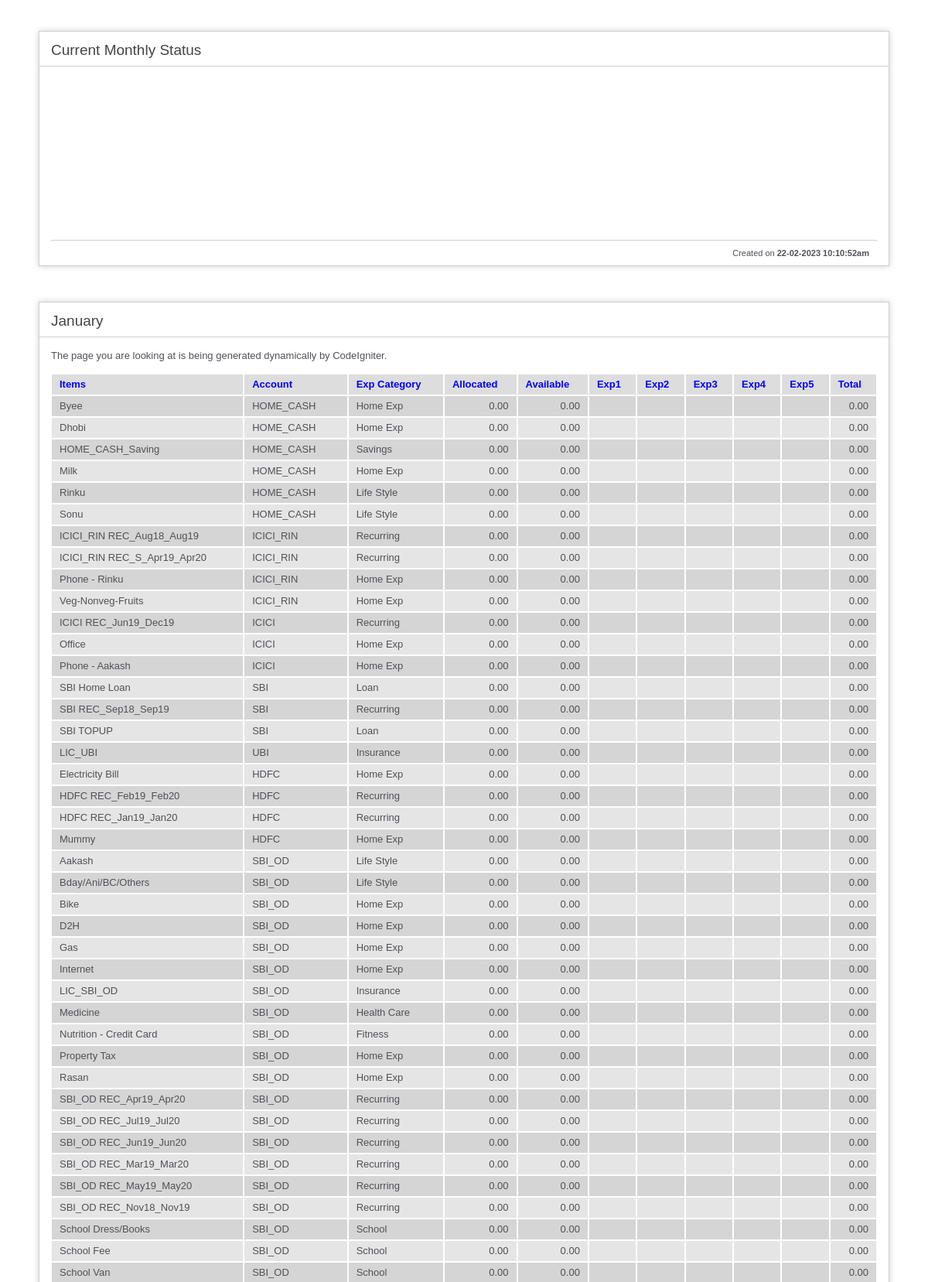
Page /expenditure/index.php/welcome (signed in, upper part) on the committed database.
### tables this page shows
CREATE TABLE IF NOT EXISTS `ec_items` (
  `ID` int(11) NOT NULL AUTO_INCREMENT,
  `EXP_ITEM_NAME` varchar(255) DEFAULT NULL,
  `EXP_ITEM_CAT_ID` int(11) NOT NULL,
  `EXP_ACCOUNT_ID` int(11) NOT NULL,
  `DEFAULT_DEPO_AMT` float(10,2) NOT NULL,
  `ACTIVE` varchar(1) NOT NULL DEFAULT 'Y',
  `EXPIRED` enum('N','Y') NOT NULL DEFAULT 'N',
  `FIXED_PAYEE` enum('N','Y') NOT NULL,
  `PAY_DAY` tinyint(2) NOT NULL,
  `USER_ID` int(11) NOT NULL,
  PRIMARY KEY (`ID`)
);

CREATE TABLE IF NOT EXISTS `ec_accounts` (
  `ID` int(11) NOT NULL AUTO_INCREMENT,
  `EXP_ACCOUNT` varchar(255) DEFAULT NULL,
  `PRIMARY_BAL` float(10,2) NOT NULL,
  `CURRENT_BAL` float(10,2) NOT NULL,
  `COLOR_CODE_ID` tinyint(4) NOT NULL,
  `LAST_UPDATED` datetime NOT NULL,
  `USER_ID` int(11) NOT NULL,
  PRIMARY KEY (`ID`)
);

CREATE TABLE IF NOT EXISTS `ec_items_cat` (
  `ID` int(11) NOT NULL AUTO_INCREMENT,
  `EXP_ITEM_CAT` varchar(255) DEFAULT NULL,
  `USER_ID` int(11) NOT NULL,
  PRIMARY KEY (`ID`)
);

### expenditure/application/controllers/welcome.php (called while the page is built, shortened)
<?php if ( ! defined('BASEPATH')) exit('No direct script access allowed');
class Welcome extends CI_Controller {
	public function __construct() {
		$this->load->library('db');
    }
	public function index()
	{
		$this->load->model('sqlmodel', 'sqlModel');
		$data['allMonthsData'] = $this->sqlModel->allMonthsData();
		$data['monthlyData'] = $this->sqlModel->getMonthlyData(date('m'), date('Y'));
		$data['dashboardData'] = $this->sqlModel->getDashboardData();
		$this->load->view('welcome_message', $data, false);
	}
}

### expenditure/index.php (called while the page is built, shortened)
<?php
require_once BASEPATH.'core/CodeIgniter.php';

### expenditure/application/libraries/db.php (called while the page is built, shortened)
<?php
class DB {
	protected $connection;
	private $databaseName;
	private $host_name;
	private $db_user;
	private $db_pass;
	function __construct()
	{
 		$this->databaseName = DB_NAME;
 		$this->host_name = DB_HOST;
 		$this->db_user = DB_USER;
 		$this->db_pass = DB_PASS;
	}
	function db_connect($what,$mssql_db="")
	{
		if($what == "mysql")
		{
			$this->connection = mysqli_connect($this->host_name,$this->db_user,$this->db_pass) or die("Sorry!! Mysql connection couldn't established.");
		}
		else
		{
			die('NO any database selected');
		}
	}
	function useDB ($dbname="")
	{
		if($dbname != "")
		{
			$this->databaseName = $dbname;
		}
	}
	function createDB($dbname="")
	{
		if($dbname != "")
		{
			$this->databaseName = $dbname;
		}
		mysqli_select_db($this->connection,$this->databaseName) or die("Sorry!! Database couldn't connected.");
	}
	function get_sql_exec($sql_query) {
		$result = mysqli_query($this->connection,$sql_query) or die("Sorry!! Following Query couldn't executed.\n" . $sql_query . "<br>" . mysqli_error() . "<br><br>Calling From :: " . $this->traceFunction());
		return $result;
	}
	function get_db_num_rows($pointer)
	{
		return mysqli_num_rows($pointer);
	}
	function get_db_fetch_array($pointer)
	{
	    return mysqli_fetch_array($pointer, MYSQLI_ASSOC);
  	}
	function get_multiple_tables_records($sql)
	{
		if (!$pointer = $this->get_sql_exec($sql))
		{
			return false;
	    }
		if($this->get_db_num_rows($pointer) > 0 )
		{
			$recordset_array = array();
			$serial_no = 1;
			while($row = $this->get_db_fetch_array($pointer))
			{
				$sl_arr = array('sl_no' => $serial_no);
				$new_arr = array_merge($row, $sl_arr);
				$recordset_array[] = $new_arr;
				$serial_no = $serial_no + 1;
			}
			return $recordset_array;
		}
		else
		{
			return false;
		}
	}
}
?>

### expenditure/application/models/sqlmodel.php (called while the page is built, shortened)
<?php
class sqlmodel extends CI_Model
{
	function getMonthlyData($month='',$year='')
	{
		$orderby = 'a.ID,i.EXP_ITEM_NAME ASC';
		if(isset($_SESSION['monthlySortBy']))
		{
			switch ($_SESSION['monthlySortBy']) {
			case 'default':
				$orderby = 'a.ID,i.EXP_ITEM_NAME ASC';
				break;
			}
		}
		$sql = "SELECT i.ID,i.EXP_ITEM_NAME, i.PAY_DAY, ic.ID as item_cat_id, ic.EXP_ITEM_CAT,a.ID as acct_id, a.EXP_ACCOUNT,c.BG_COLOR,c.FONT_COLOR
		FROM ec_items AS i, ec_items_cat AS ic,ec_accounts AS a, ec_color_code AS c
		WHERE i.EXP_ITEM_CAT_ID = ic.ID
		AND i.EXP_ACCOUNT_ID = a.ID
		AND c.ID = a.COLOR_CODE_ID
		AND i.ACTIVE = 'Y'
		AND i.EXPIRED = 'N'
		AND c.USER_ID = " . $_SESSION['curr_user_id'] . "
		AND i.USER_ID = " . $_SESSION['curr_user_id'] . "
		AND ic.USER_ID = " . $_SESSION['curr_user_id'] . "
		AND a.USER_ID = " . $_SESSION['curr_user_id'] . "
		ORDER BY " . $orderby;
		$result = $this->db->get_multiple_tables_records($sql);
		$monthlyDataArr = array();
		foreach($result as $rec)
		{
			$chkExpStr = "SELECT ID,EXP_ITEM_ID, EXP_AMT, EXP_SLOT, EXP_DATE
			FROM ec_expenditure
			WHERE EXP_ITEM_ID = " . $rec['ID'] . "
			AND month(EXP_DATE) = " . $month . "
			AND year(EXP_DATE) = " . $year . "
			AND USER_ID = " . $_SESSION['curr_user_id'] . "
			ORDER BY EXP_SLOT ASC";
			$chkExpResult = $this->db->get_multiple_tables_records($chkExpStr);
			$t_exp = 0;
			$chkDepoStr = "SELECT ID, DEPO_AMT AS t_depo
			FROM ec_deposit
			WHERE DEPO_ITEM_ID = " . $rec['ID'] . "
			AND month(DEPO_DATE) = " . $month . "
			AND year(DEPO_DATE) = " . $year . "
			AND USER_ID = " . $_SESSION['curr_user_id'];
			$chkDepoResult = $this->db->get_one_record($chkDepoStr);
			$monthlyDataArr[] = array('item_mon_year' => $month . '-' . $year, 'item_id' => $rec['ID'],'item_name' => $rec['EXP_ITEM_NAME'], 'item_cat_id' => $rec['item_cat_id'],'item_cat' => $rec['EXP_ITEM_CAT'],'pay_day' => $rec['PAY_DAY'],'last_updated' => $chkExpResult[0]['EXP_DATE'],'acct_id' => $rec['acct_id'],'acct_name' => $rec['EXP_ACCOUNT'],'exp_arr' => $chkExpResult,'depo_amt' => $chkDepoResult['t_depo'],'allocation_id' => $chkDepoResult['ID'], 'available_amt' => ($chkDepoResult['t_depo'] - $t_exp), 'total_exp' => $t_exp, 'bg_color' => $rec['BG_COLOR'], 'font_color' => $rec['FONT_COLOR'] );
		}
		return $monthlyDataArr;
	}
}
?>

### expenditure/application/views/welcome_message.php (the view, shortened to what this page needs)
<!DOCTYPE html>
<html lang="en">
<head>
</head>
<body>
<div id="container">
	<h1>Current Monthly Status</h1>
	<div id="body">
		<div id="scrolly">
		</div>
	<p class="footer">Created on <strong><?=date("d-m-Y") . ' ' . date("h:i:sa")?></strong></p>
	</div>
</div>
<p>&nbsp;</p>
<div id="container">
	<h1>January</h1>
	<div id="body">
		<p>The page you are looking at is being generated dynamically by CodeIgniter.</p>
		<div class="rTable">
			<div class="rTableRow rTableHeading">
				<div class="rTableHead">Items</div>
				<div class="rTableHead">Account</div>
				<div class="rTableHead">Exp Category</div>
				<div class="rTableHead">Allocated</div>
				<div class="rTableHead">Available</div>
				<div class="rTableHead">Exp1</div>
				<div class="rTableHead">Exp2</div>
				<div class="rTableHead">Exp3</div>
				<div class="rTableHead">Exp4</div>
				<div class="rTableHead">Exp5</div>
				<div class="rTableHead">Total</div>
			</div>
			<?php
			$m = 0;
			foreach ($monthlyData as $mData)
			{
				if ($m % 2 == 0) {
					$rowbgcss = 'even';
				}
				else
				{
					$rowbgcss = 'odd';
				}
				?>
				<div class="rTableRow <?=$rowbgcss?>">
					<div class="rTableCell"><?=$mData['item_name']?></div>
					<div class="rTableCell"><?=$mData['acct_name']?></div>
					<div class="rTableCell"><?=$mData['item_cat']?></div>
					<div class="rTableCell" align="right"><?=number_format($mData['depo_amt'],2)?></div>
					<div class="rTableCell" align="right"><?=number_format($mData['available_amt'],2)?></div>
					<?php
					for($i = 0; $i < 5; $i++)
					{
						print '<div class="rTableCell" align="right">';
						print '</div>';
					}
					?>
					<div class="rTableCell" align="right"><?=number_format($mData['total_exp'],2)?></div>
				</div>
				<?php
				$m++;
			}
			?>
		</div>
	</div>
</div>
</body>
</html>

### expenditure/application/views/welcome_message.php (style rules this page uses)
body { background-color: #fff; margin: 40px; font: 13px/20px normal Helvetica, Arial, sans-serif; color: #4F5155; }
h1 { color: #444; background-color: transparent; border-bottom: 1px solid #D0D0D0; font-size: 19px; font-weight: normal; margin: 0 0 14px 0; padding: 14px 15px 10px 15px; }
#body { margin: 0 15px 0 15px; }
p.footer { text-align: right; font-size: 11px; border-top: 1px solid #D0D0D0; line-height: 32px; padding: 0 10px 0 10px; margin: 20px 0 0 0; }
#container { margin: 10px; border: 1px solid #D0D0D0; -webkit-box-shadow: 0 0 8px #D0D0D0; }
.rTable { display: table; width: 100%; }
.rTableRow { display: table-row; }
.rTableHeading { display: table-header-group; background-color: #D3DCE3; color:#0000ff; }
.rTableCell, .rTableHead { display: table-cell; padding: 3px 10px; border: 1px solid #fff; }
.rTableHeading { display: table-header-group; background-color: #ddd; font-weight: bold; }
.odd { background: #e5e5e5 none repeat scroll 0 0; }
.even { background: #d5d5d5 none repeat scroll 0 0; }
#scrolly { width: 99%; height: 190px; overflow: auto; overflow-y: hidden; margin: 0 auto; white-space: nowrap }

### rows in the picture
ec_items: EXP_ITEM_NAME "Byee", ec_accounts.EXP_ACCOUNT "HOME_CASH", ec_items_cat.EXP_ITEM_CAT "Home Exp", depo_amt "0.00", available_amt "0.00", total_exp "0.00"
ec_items: EXP_ITEM_NAME "Dhobi", ec_accounts.EXP_ACCOUNT "HOME_CASH", ec_items_cat.EXP_ITEM_CAT "Home Exp", depo_amt "0.00", available_amt "0.00", total_exp "0.00"
ec_items: EXP_ITEM_NAME "HOME_CASH_Saving", ec_accounts.EXP_ACCOUNT "HOME_CASH", ec_items_cat.EXP_ITEM_CAT "Savings", depo_amt "0.00", available_amt "0.00", total_exp "0.00"
ec_items: EXP_ITEM_NAME "Milk", ec_accounts.EXP_ACCOUNT "HOME_CASH", ec_items_cat.EXP_ITEM_CAT "Home Exp", depo_amt "0.00", available_amt "0.00", total_exp "0.00"
ec_items: EXP_ITEM_NAME "Rinku", ec_accounts.EXP_ACCOUNT "HOME_CASH", ec_items_cat.EXP_ITEM_CAT "Life Style", depo_amt "0.00", available_amt "0.00", total_exp "0.00"
ec_items: EXP_ITEM_NAME "Sonu", ec_accounts.EXP_ACCOUNT "HOME_CASH", ec_items_cat.EXP_ITEM_CAT "Life Style", depo_amt "0.00", available_amt "0.00", total_exp "0.00"
ec_items: EXP_ITEM_NAME "ICICI_RIN REC_Aug18_Aug19", ec_accounts.EXP_ACCOUNT "ICICI_RIN", ec_items_cat.EXP_ITEM_CAT "Recurring", depo_amt "0.00", available_amt "0.00", total_exp "0.00"
ec_items: EXP_ITEM_NAME "ICICI_RIN REC_S_Apr19_Apr20", ec_accounts.EXP_ACCOUNT "ICICI_RIN", ec_items_cat.EXP_ITEM_CAT "Recurring", depo_amt "0.00", available_amt "0.00", total_exp "0.00"
ec_items: EXP_ITEM_NAME "Phone - Rinku", ec_accounts.EXP_ACCOUNT "ICICI_RIN", ec_items_cat.EXP_ITEM_CAT "Home Exp", depo_amt "0.00", available_amt "0.00", total_exp "0.00"
ec_items: EXP_ITEM_NAME "Veg-Nonveg-Fruits", ec_accounts.EXP_ACCOUNT "ICICI_RIN", ec_items_cat.EXP_ITEM_CAT "Home Exp", depo_amt "0.00", available_amt "0.00", total_exp "0.00"
ec_items: EXP_ITEM_NAME "ICICI REC_Jun19_Dec19", ec_accounts.EXP_ACCOUNT "ICICI", ec_items_cat.EXP_ITEM_CAT "Recurring", depo_amt "0.00", available_amt "0.00", total_exp "0.00"
ec_items: EXP_ITEM_NAME "Office", ec_accounts.EXP_ACCOUNT "ICICI", ec_items_cat.EXP_ITEM_CAT "Home Exp", depo_amt "0.00", PAY_DAY "0.00"
ec_items: EXP_ITEM_NAME "Phone - Aakash", ec_accounts.EXP_ACCOUNT "ICICI", ec_items_cat.EXP_ITEM_CAT "Home Exp", depo_amt "0.00", PAY_DAY "0.00"
ec_items: EXP_ITEM_NAME "SBI Home Loan", ec_accounts.EXP_ACCOUNT "SBI", ec_items_cat.EXP_ITEM_CAT "Loan", depo_amt "0.00", available_amt "0.00", total_exp "0.00"
ec_items: EXP_ITEM_NAME "SBI REC_Sep18_Sep19", ec_accounts.EXP_ACCOUNT "SBI", ec_items_cat.EXP_ITEM_CAT "Recurring", depo_amt "0.00", available_amt "0.00", total_exp "0.00"
ec_items: EXP_ITEM_NAME "SBI TOPUP", ec_accounts.EXP_ACCOUNT "SBI", ec_items_cat.EXP_ITEM_CAT "Loan", depo_amt "0.00", available_amt "0.00", total_exp "0.00"
ec_items: EXP_ITEM_NAME "LIC_UBI", ec_accounts.EXP_ACCOUNT "UBI", ec_items_cat.EXP_ITEM_CAT "Insurance", depo_amt "0.00", available_amt "0.00", total_exp "0.00"
ec_items: EXP_ITEM_NAME "Electricity Bill", ec_accounts.EXP_ACCOUNT "HDFC", ec_items_cat.EXP_ITEM_CAT "Home Exp", depo_amt "0.00", available_amt "0.00", total_exp "0.00"
ec_items: EXP_ITEM_NAME "HDFC REC_Feb19_Feb20", ec_accounts.EXP_ACCOUNT "HDFC", ec_items_cat.EXP_ITEM_CAT "Recurring", depo_amt "0.00", available_amt "0.00", total_exp "0.00"
ec_items: EXP_ITEM_NAME "HDFC REC_Jan19_Jan20", ec_accounts.EXP_ACCOUNT "HDFC", ec_items_cat.EXP_ITEM_CAT "Recurring", depo_amt "0.00", available_amt "0.00", total_exp "0.00"
ec_items: EXP_ITEM_NAME "Mummy", ec_accounts.EXP_ACCOUNT "HDFC", ec_items_cat.EXP_ITEM_CAT "Home Exp", depo_amt "0.00", available_amt "0.00", total_exp "0.00"
ec_items: EXP_ITEM_NAME "Aakash", ec_accounts.EXP_ACCOUNT "SBI_OD", ec_items_cat.EXP_ITEM_CAT "Life Style", depo_amt "0.00", PAY_DAY "0.00"
ec_items: EXP_ITEM_NAME "Bday/Ani/BC/Others", ec_accounts.EXP_ACCOUNT "SBI_OD", ec_items_cat.EXP_ITEM_CAT "Life Style", depo_amt "0.00", PAY_DAY "0.00"
ec_items: EXP_ITEM_NAME "Bike", ec_accounts.EXP_ACCOUNT "SBI_OD", ec_items_cat.EXP_ITEM_CAT "Home Exp", depo_amt "0.00", PAY_DAY "0.00"
ec_items: EXP_ITEM_NAME "D2H", ec_accounts.EXP_ACCOUNT "SBI_OD", ec_items_cat.EXP_ITEM_CAT "Home Exp", depo_amt "0.00", PAY_DAY "0.00"
ec_items: EXP_ITEM_NAME "Gas", ec_accounts.EXP_ACCOUNT "SBI_OD", ec_items_cat.EXP_ITEM_CAT "Home Exp", depo_amt "0.00", PAY_DAY "0.00"
ec_items: EXP_ITEM_NAME "Internet", ec_accounts.EXP_ACCOUNT "SBI_OD", ec_items_cat.EXP_ITEM_CAT "Home Exp", depo_amt "0.00", PAY_DAY "0.00"
ec_items: EXP_ITEM_NAME "LIC_SBI_OD", ec_accounts.EXP_ACCOUNT "SBI_OD", ec_items_cat.EXP_ITEM_CAT "Insurance", depo_amt "0.00", PAY_DAY "0.00"
ec_items: EXP_ITEM_NAME "Medicine", ec_accounts.EXP_ACCOUNT "SBI_OD", ec_items_cat.EXP_ITEM_CAT "Health Care", depo_amt "0.00", PAY_DAY "0.00"
ec_items: EXP_ITEM_NAME "Nutrition - Credit Card", ec_accounts.EXP_ACCOUNT "SBI_OD", ec_items_cat.EXP_ITEM_CAT "Fitness", depo_amt "0.00", PAY_DAY "0.00"
ec_items: EXP_ITEM_NAME "Property Tax", ec_accounts.EXP_ACCOUNT "SBI_OD", ec_items_cat.EXP_ITEM_CAT "Home Exp", depo_amt "0.00", PAY_DAY "0.00"
ec_items: EXP_ITEM_NAME "Rasan", ec_accounts.EXP_ACCOUNT "SBI_OD", ec_items_cat.EXP_ITEM_CAT "Home Exp", depo_amt "0.00", PAY_DAY "0.00"
ec_items: EXP_ITEM_NAME "SBI_OD REC_Apr19_Apr20", ec_accounts.EXP_ACCOUNT "SBI_OD", ec_items_cat.EXP_ITEM_CAT "Recurring", depo_amt "0.00", available_amt "0.00", total_exp "0.00"
ec_items: EXP_ITEM_NAME "SBI_OD REC_Jul19_Jul20", ec_accounts.EXP_ACCOUNT "SBI_OD", ec_items_cat.EXP_ITEM_CAT "Recurring", depo_amt "0.00", available_amt "0.00", total_exp "0.00"
ec_items: EXP_ITEM_NAME "SBI_OD REC_Jun19_Jun20", ec_accounts.EXP_ACCOUNT "SBI_OD", ec_items_cat.EXP_ITEM_CAT "Recurring", depo_amt "0.00", available_amt "0.00", total_exp "0.00"
ec_items: EXP_ITEM_NAME "SBI_OD REC_Mar19_Mar20", ec_accounts.EXP_ACCOUNT "SBI_OD", ec_items_cat.EXP_ITEM_CAT "Recurring", depo_amt "0.00", available_amt "0.00", total_exp "0.00"
ec_items: EXP_ITEM_NAME "SBI_OD REC_May19_May20", ec_accounts.EXP_ACCOUNT "SBI_OD", ec_items_cat.EXP_ITEM_CAT "Recurring", depo_amt "0.00", available_amt "0.00", total_exp "0.00"
ec_items: EXP_ITEM_NAME "SBI_OD REC_Nov18_Nov19", ec_accounts.EXP_ACCOUNT "SBI_OD", ec_items_cat.EXP_ITEM_CAT "Recurring", depo_amt "0.00", available_amt "0.00", total_exp "0.00"
ec_items: EXP_ITEM_NAME "School Dress/Books", ec_accounts.EXP_ACCOUNT "SBI_OD", ec_items_cat.EXP_ITEM_CAT "School", depo_amt "0.00", PAY_DAY "0.00"
ec_items: EXP_ITEM_NAME "School Fee", ec_accounts.EXP_ACCOUNT "SBI_OD", ec_items_cat.EXP_ITEM_CAT "School", depo_amt "0.00", PAY_DAY "0.00"
ec_items: EXP_ITEM_NAME "School Van", ec_accounts.EXP_ACCOUNT "SBI_OD", ec_items_cat.EXP_ITEM_CAT "School", depo_amt "0.00", PAY_DAY "0.00"
